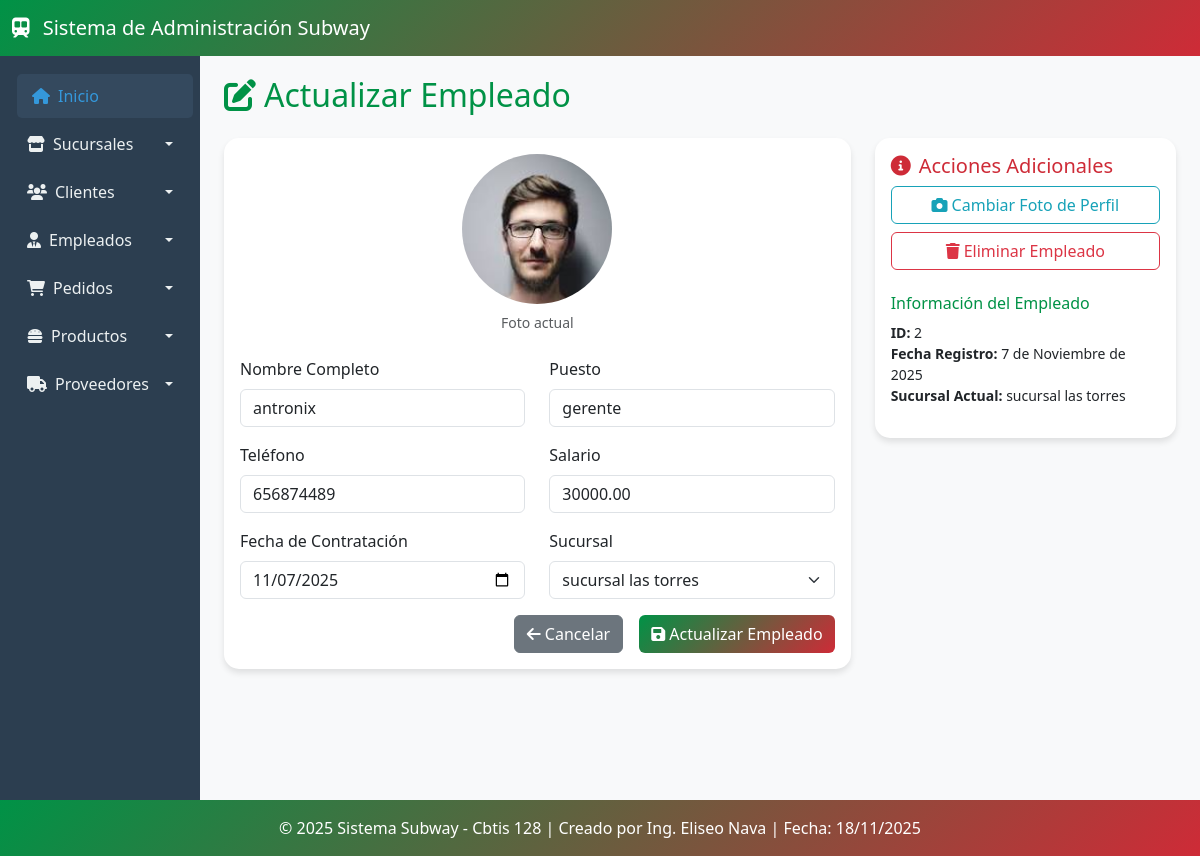
Screenshot of /empleados/actualizar/2/ with the database file from the repository.
### app_Subway/models.py (models this page shows, shortened)
class Empleado(models.Model):
    sucursal = models.ForeignKey(Sucursal, on_delete=models.CASCADE, related_name="empleados")
    nombre = models.CharField(max_length=100, default="Empleado")
    telefono = models.CharField(max_length=15)
    salario = models.DecimalField(max_digits=10, decimal_places=2)
    fecha_contratacion = models.DateField()
    puesto = models.CharField(max_length=50)
    foto_perfil = models.ImageField(upload_to='empleados/fotos/', null=True, blank=True)

class Sucursal(models.Model):
    nombre = models.CharField(max_length=50)
    telefono = models.CharField(max_length=15)
    horario_apertura = models.TimeField()
    horario_cierre = models.TimeField()
    direccion = models.CharField(max_length=100)
    foto_sucursal = models.ImageField(upload_to='sucursales/fotos/', null=True, blank=True)

### app_Subway/views.py (the view, shortened to what this page needs)
# urls.py: path('empleados/actualizar/<int:id>/', views.actualizar_empleado, name='actualizar_empleado'),
def actualizar_empleado(request, id):
    empleado = get_object_or_404(Empleado, id=id)
    sucursales = Sucursal.objects.all()
    return render(request, 'app_Subway/empleados/actualizar_empleado.html', {
        'empleado': empleado,
        'sucursales': sucursales
    })

### app_Subway/templates/app_Subway/empleados/actualizar_empleado.html (shortened to what this page needs)
{% extends 'app_Subway/base.html' %}
{% block content %}
<div class="row">
    <div class="col-12">
        <h2 class="mb-4" style="color: #009246;">
            <i class="fas fa-edit me-2"></i>Actualizar Empleado
        </h2>
    </div>
</div>
<div class="row">
    <div class="col-md-8">
        <div class="card card-custom">
            <div class="card-body">
                <form method="POST">
                    {% if empleado.foto_perfil %}
                    <div class="text-center mb-4">
                        <img src="{{ empleado.foto_perfil.url }}"
                             alt="Foto actual"
                             class="img-fluid rounded-circle"
                             style="width: 150px; height: 150px; object-fit: cover;">
                        <p class="text-muted small mt-2">Foto actual</p>
                    </div>
                    {% endif %}
                    <div class="row mb-3">
                        <div class="col-md-6">
                            <label class="form-label">Nombre Completo</label>
                            <input type="text" class="form-control" name="nombre" value="{{ empleado.nombre }}" required>
                        </div>
                        <div class="col-md-6">
                            <label class="form-label">Puesto</label>
                            <input type="text" class="form-control" name="puesto" value="{{ empleado.puesto }}" required>
                        </div>
                    </div>
                    <div class="row mb-3">
                        <div class="col-md-6">
                            <label class="form-label">Teléfono</label>
                            <input type="text" class="form-control" name="telefono" value="{{ empleado.telefono }}" required>
                        </div>
                        <div class="col-md-6">
                            <label class="form-label">Salario</label>
                            <input type="number" step="0.01" class="form-control" name="salario" value="{{ empleado.salario }}" required>
                        </div>
                    </div>
                    <div class="row mb-3">
                        <div class="col-md-6">
                            <label class="form-label">Fecha de Contratación</label>
                            <input type="date" class="form-control" name="fecha_contratacion" value="{{ empleado.fecha_contratacion|date:'Y-m-d' }}" required>
                        </div>
                        <div class="col-md-6">
                            <label class="form-label">Sucursal</label>
                            <select class="form-select" name="sucursal" required>
                                {% for sucursal in sucursales %}
                                <option value="{{ sucursal.id }}" {% if sucursal.id == empleado.sucursal.id %}selected{% endif %}>
                                    {{ sucursal.nombre }}
                                </option>
                                {% endfor %}
                            </select>
                        </div>
                    </div>
                    <div class="d-grid gap-2 d-md-flex justify-content-md-end">
                        <a href="{% url 'ver_empleados' %}" class="btn btn-secondary me-md-2">
                            <i class="fas fa-arrow-left me-1"></i>Cancelar
                        </a>
                        <button type="submit" class="btn btn-subway">
                            <i class="fas fa-save me-1"></i>Actualizar Empleado
                        </button>
                    </div>
                </form>
            </div>
        </div>
    </div>
    <div class="col-md-4">
        <div class="card card-custom">
            <div class="card-body">
                <h5 style="color: #CE2B37;">
                    <i class="fas fa-info-circle me-2"></i>Acciones Adicionales
                </h5>
                <div class="d-grid gap-2">
                    <a href="{% url 'actualizar_foto_perfil' empleado.id %}" class="btn btn-outline-info">
                        <i class="fas fa-camera me-1"></i>Cambiar Foto de Perfil
                    </a>
                    <a href="{% url 'borrar_empleado' empleado.id %}" class="btn btn-outline-danger">
                        <i class="fas fa-trash me-1"></i>Eliminar Empleado
                    </a>
                </div>
                <div class="mt-4">
                    <h6 style="color: #009246;">Información del Empleado</h6>
                    <ul class="list-unstyled small">
                        <li><strong>ID:</strong> {{ empleado.id }}</li>
                        <li><strong>Fecha Registro:</strong> {{ empleado.fecha_contratacion }}</li>
                        <li><strong>Sucursal Actual:</strong> {{ empleado.sucursal.nombre }}</li>
                    </ul>
                </div>
            </div>
        </div>
    </div>
</div>
{% endblock %}

### app_Subway/templates/app_Subway/base.html (style rules this page uses)
body { background-color: #f8f9fa; font-family: 'Segoe UI', Tahoma, Geneva, Verdana, sans-serif; }
.card-custom { border: none; border-radius: 15px; box-shadow: 0 4px 6px rgba(0,0,0,0.1); transition: transform 0.3s; }
.btn-subway { background: linear-gradient(135deg, #009246, #CE2B37); color: white; border: none; }

### app_Subway/templates/app_Subway/empleados/actualizar_empleado.html (style rules this page uses)
.card-custom { border: none; border-radius: 15px; box-shadow: 0 4px 6px rgba(0,0,0,0.1); transition: transform 0.3s; }
.btn-outline-info { color: #17a2b8; border-color: #17a2b8; }
.btn-outline-danger { color: #dc3545; border-color: #dc3545; }

### rows the page displays
Empleado: foto_perfil (picture), nombre "antronix", puesto "gerente", telefono "656874489", salario "30000.00", fecha_contratacion "11/07/2025", sucursal "sucursal las torres", id "2", fecha_contratacion "7 de Noviembre de 2025", sucursal.nombre "sucursal las torres"
